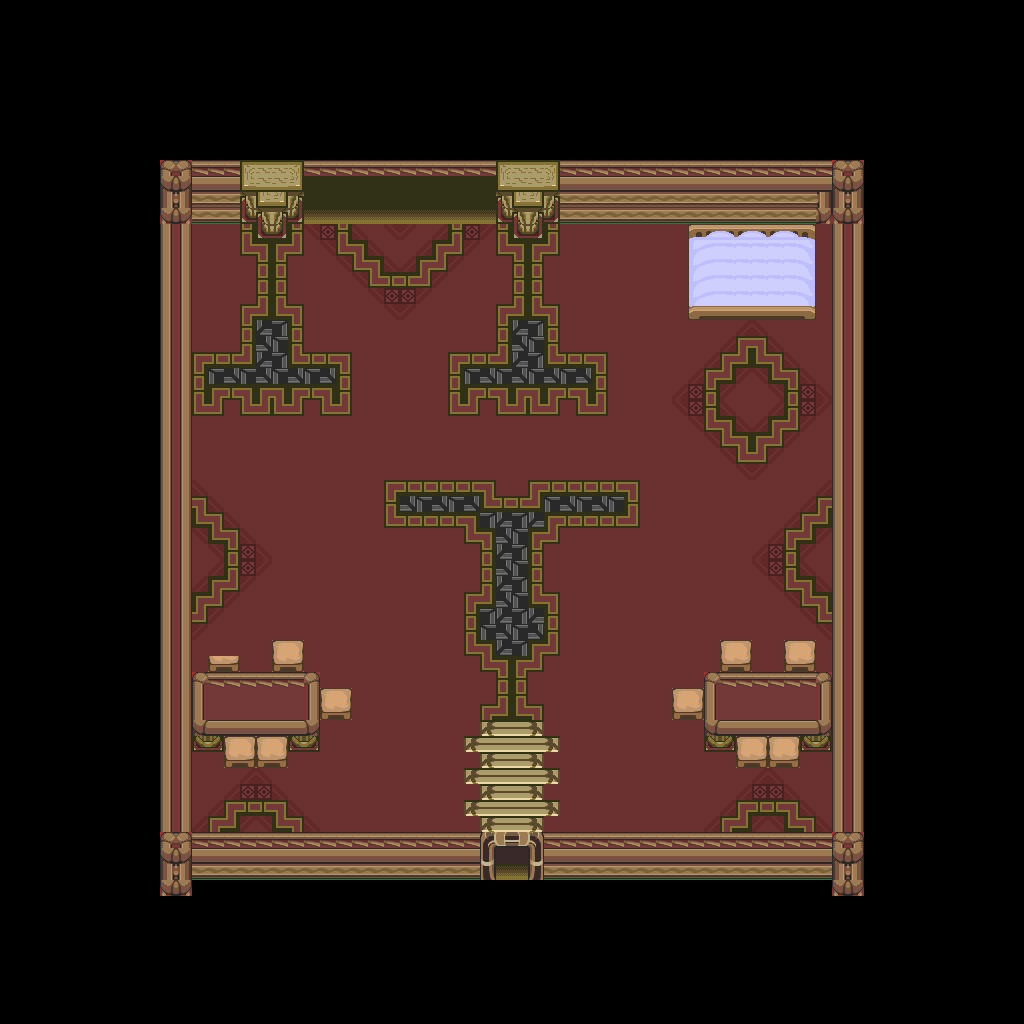

Below is a game level as drawn by its tile map, then a one-line description and the .tmx that defines it (tile-layer data replaced by summaries):
An orthogonal 64x64 tile map with 16x16 px tiles, 1 tile layer (base), 1 hidden layer not drawn and 22 objects.

<map version="1.10" tiledversion="1.12.1" orientation="orthogonal" renderorder="right-down" width="64" height="64" tilewidth="16" tileheight="16" infinite="0" nextlayerid="3" nextobjectid="23">
 <tileset firstgid="1" source="../classiciphone_pics4.tsx" />
 <layer id="1" name="base" width="64" height="64">
  <data>[4096 cells, 4096 non-empty, 81 distinct tile ids]</data>
 </layer>
 <layer id="2" name="collision" width="64" height="64" visible="0">
  <properties><property name="collision" value="true" /></properties>
  <data>[4096 cells, 2620 non-empty, 1 distinct tile ids]</data>
 </layer>
 <objectgroup id="3" name="npcs">
  <object id="1" x="304.0" y="160.0" width="16" height="16">
   <properties>
    <property name="gani" value="flames.gif" />
    <property name="script" type="string">-- Auto-converted from GraalScript
-- [CLIENT-SIDE — server no-op]
-- 
-- if (created) {
-- 
-- dontblock;
-- }</property>
   </properties>
  </object>
  <object id="2" x="336.0" y="160.0" width="16" height="16">
   <properties>
    <property name="gani" value="flames.gif" />
    <property name="script" type="string">-- Auto-converted from GraalScript
-- [CLIENT-SIDE — server no-op]
-- 
-- if (created) {
-- 
-- dontblock;
-- }</property>
   </properties>
  </object>
  <object id="3" x="368.0" y="160.0" width="16" height="16">
   <properties>
    <property name="gani" value="flames.gif" />
    <property name="script" type="string">-- Auto-converted from GraalScript
-- [CLIENT-SIDE — server no-op]
-- 
-- if (created) {
-- 
-- dontblock;
-- }</property>
   </properties>
  </object>
  <object id="4" x="400.0" y="160.0" width="16" height="16">
   <properties>
    <property name="gani" value="flames.gif" />
    <property name="script" type="string">-- Auto-converted from GraalScript
-- [CLIENT-SIDE — server no-op]
-- 
-- if (created) {
-- 
-- dontblock;
-- }</property>
   </properties>
  </object>
  <object id="5" x="464.0" y="160.0" width="16" height="16">
   <properties>
    <property name="gani" value="flames.gif" />
    <property name="script" type="string">-- Auto-converted from GraalScript
-- [CLIENT-SIDE — server no-op]
-- 
-- if (created) {
-- 
-- dontblock;
-- }</property>
   </properties>
  </object>
  <object id="6" x="432.0" y="160.0" width="16" height="16">
   <properties>
    <property name="gani" value="flames.gif" />
    <property name="script" type="string">-- Auto-converted from GraalScript
-- [CLIENT-SIDE — server no-op]
-- 
-- if (created) {
-- 
-- dontblock;
-- }</property>
   </properties>
  </object>
  <object id="7" x="256.0" y="176.0" width="16" height="16">
   <properties>
    <property name="gani" value="pottedplant.png" />
    <property name="script" type="string">-- Auto-converted from GraalScript
-- [CLIENT-SIDE — server no-op]
-- if (created) {
-- setshape 1,32,32;
-- drawunderplayer;
-- }</property>
   </properties>
  </object>
  <object id="8" x="304.0" y="128.0" width="16" height="16">
   <properties>
    <property name="gani" value="light2.png" />
    <property name="script" type="string">-- Auto-converted from GraalScript
-- if (created)
self.dontblock = true
-- setimg light2.png;
-- [CLIENT-SIDE — server no-op]
-- if (playerenters) {
-- setcoloreffect 1,0.6,0,0.5;
-- drawaslight;
-- this.light = 2;
-- timeout = 0.05;
-- }
-- if (timeout) {
-- this.light += random(-0.2,0.2);
-- if (!(this.light in |1,3|))
-- this.light = 2;
-- setzoomeffect this.light;
-- timeout = 0.05;
-- }</property>
   </properties>
  </object>
  <object id="9" x="368.0" y="128.0" width="16" height="16">
   <properties>
    <property name="gani" value="light2.png" />
    <property name="script" type="string">-- Auto-converted from GraalScript
-- if (created)
self.dontblock = true
-- setimg light2.png;
-- [CLIENT-SIDE — server no-op]
-- if (playerenters) {
-- setcoloreffect 1,0.6,0,0.5;
-- drawaslight;
-- this.light = 2;
-- timeout = 0.05;
-- }
-- if (timeout) {
-- this.light += random(-0.2,0.2);
-- if (!(this.light in |1,3|))
-- this.light = 2;
-- setzoomeffect this.light;
-- timeout = 0.05;
-- }</property>
   </properties>
  </object>
  <object id="10" x="320.0" y="688.0" width="16" height="16">
   <properties>
    <property name="gani" value="chair1.png" />
    <property name="script" type="string">-- Auto-converted from GraalScript
-- // NPC made by
-- if (created) {
end
-- if (playertouchsme) {
end
-- ;drawunderplayer
-- ;dontblock</property>
   </properties>
  </object>
  <object id="11" x="272.0" y="640.0" width="16" height="16">
   <properties>
    <property name="gani" value="chair1.png" />
    <property name="script" type="string">-- Auto-converted from GraalScript
-- // NPC made by
-- [CLIENT-SIDE — server no-op]
-- if (created) {
-- }
-- if (playertouchsme) {dontblock; drawunderplayer;
-- }
-- </property>
   </properties>
  </object>
  <object id="12" x="208.0" y="640.0" width="16" height="16">
   <properties>
    <property name="gani" value="chair1.png" />
    <property name="script" type="string">-- Auto-converted from GraalScript
-- // NPC made by
-- [CLIENT-SIDE — server no-op]
-- if (created) {
-- }
-- if (playertouchsme) {dontblock; drawunderplayer;
-- }
-- </property>
   </properties>
  </object>
  <object id="13" x="224.0" y="736.0" width="16" height="16">
   <properties>
    <property name="gani" value="chair1.png" />
    <property name="script" type="string">-- Auto-converted from GraalScript
-- // NPC made by
-- [CLIENT-SIDE — server no-op]
-- if (created) {
-- }
-- if (playertouchsme) {dontblock; drawunderplayer;
-- }</property>
   </properties>
  </object>
  <object id="14" x="256.0" y="736.0" width="16" height="16">
   <properties>
    <property name="gani" value="chair1.png" />
    <property name="script" type="string">-- Auto-converted from GraalScript
-- // NPC made by
-- [CLIENT-SIDE — server no-op]
-- if (created) {
-- }
-- if (playertouchsme) {dontblock; drawunderplayer;
-- }</property>
   </properties>
  </object>
  <object id="15" x="672.0" y="688.0" width="16" height="16">
   <properties>
    <property name="gani" value="chair1.png" />
    <property name="script" type="string">-- Auto-converted from GraalScript
-- // NPC made by
-- [CLIENT-SIDE — server no-op]
-- if (created) {
-- }
-- if (playertouchsme) {dontblock; drawunderplayer;
-- }</property>
   </properties>
  </object>
  <object id="16" x="720.0" y="640.0" width="16" height="16">
   <properties>
    <property name="gani" value="chair1.png" />
    <property name="script" type="string">-- Auto-converted from GraalScript
-- // NPC made by
-- [CLIENT-SIDE — server no-op]
-- if (created) {
-- }
-- if (playertouchsme) {dontblock; drawunderplayer;
-- }</property>
   </properties>
  </object>
  <object id="17" x="784.0" y="640.0" width="16" height="16">
   <properties>
    <property name="gani" value="chair1.png" />
    <property name="script" type="string">-- Auto-converted from GraalScript
-- [CLIENT-SIDE — server no-op]
-- if (created) {
-- }
-- if (playertouchsme) {dontblock; drawunderplayer;
-- }</property>
   </properties>
  </object>
  <object id="18" x="736.0" y="736.0" width="16" height="16">
   <properties>
    <property name="gani" value="chair1.png" />
    <property name="script" type="string">-- Auto-converted from GraalScript
-- // NPC made by
-- [CLIENT-SIDE — server no-op]
-- if (created) {
-- }
-- if (playertouchsme) {dontblock; drawunderplayer;
-- }</property>
   </properties>
  </object>
  <object id="19" x="768.0" y="736.0" width="16" height="16">
   <properties>
    <property name="gani" value="chair1.png" />
    <property name="script" type="string">-- Auto-converted from GraalScript
-- // NPC made by
-- [CLIENT-SIDE — server no-op]
-- if (created) {
-- }
-- if (playertouchsme) {dontblock; drawunderplayer;
-- }</property>
   </properties>
  </object>
  </objectgroup>
</map>
<!-- 3 of 22 objects omitted -->
